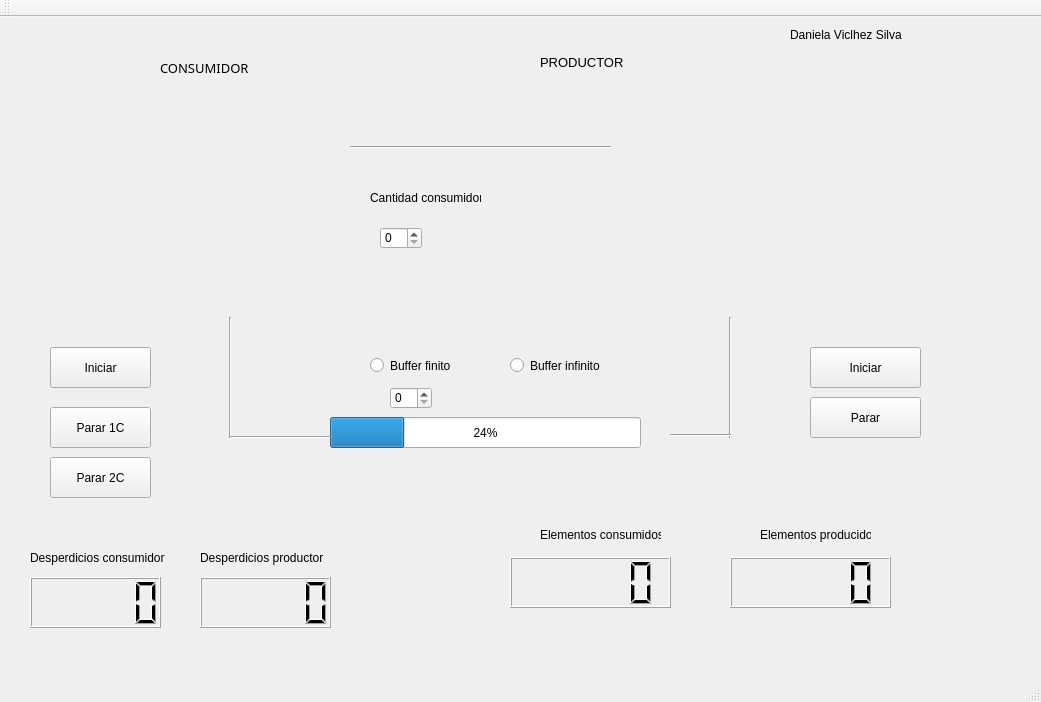
<?xml version="1.0" encoding="UTF-8"?>
<ui version="4.0">
 <class>MainWindow</class>
 <widget class="QMainWindow" name="MainWindow">
  <property name="geometry">
   <rect>
    <x>0</x>
    <y>0</y>
    <width>1041</width>
    <height>702</height>
   </rect>
  </property>
  <property name="windowTitle">
   <string>MainWindow</string>
  </property>
  <widget class="QWidget" name="centralWidget">
   <widget class="QLabel" name="label">
    <property name="geometry">
     <rect>
      <x>120</x>
      <y>80</y>
      <width>231</width>
      <height>221</height>
     </rect>
    </property>
    <property name="text">
     <string/>
    </property>
    <property name="pixmap">
     <pixmap>images_/consumidor.jpg</pixmap>
    </property>
    <property name="scaledContents">
     <bool>true</bool>
    </property>
   </widget>
   <widget class="QLabel" name="label_2">
    <property name="geometry">
     <rect>
      <x>610</x>
      <y>80</y>
      <width>231</width>
      <height>221</height>
     </rect>
    </property>
    <property name="text">
     <string/>
    </property>
    <property name="pixmap">
     <pixmap>images_/productor.jpg</pixmap>
    </property>
    <property name="scaledContents">
     <bool>true</bool>
    </property>
   </widget>
   <widget class="QPushButton" name="inicioButton">
    <property name="geometry">
     <rect>
      <x>50</x>
      <y>330</y>
      <width>101</width>
      <height>41</height>
     </rect>
    </property>
    <property name="text">
     <string>Iniciar</string>
    </property>
   </widget>
   <widget class="QLabel" name="label_3">
    <property name="geometry">
     <rect>
      <x>160</x>
      <y>20</y>
      <width>151</width>
      <height>61</height>
     </rect>
    </property>
    <property name="font">
     <font>
      <family>bizagi-font</family>
      <pointsize>10</pointsize>
     </font>
    </property>
    <property name="text">
     <string>CONSUMIDOR</string>
    </property>
   </widget>
   <widget class="QLabel" name="label_4">
    <property name="geometry">
     <rect>
      <x>540</x>
      <y>30</y>
      <width>91</width>
      <height>31</height>
     </rect>
    </property>
    <property name="font">
     <font>
      <pointsize>10</pointsize>
     </font>
    </property>
    <property name="text">
     <string>PRODUCTOR</string>
    </property>
   </widget>
   <widget class="QLabel" name="label_5">
    <property name="geometry">
     <rect>
      <x>370</x>
      <y>170</y>
      <width>111</width>
      <height>21</height>
     </rect>
    </property>
    <property name="text">
     <string>Cantidad consumidores</string>
    </property>
   </widget>
   <widget class="QPushButton" name="pushButton">
    <property name="geometry">
     <rect>
      <x>50</x>
      <y>390</y>
      <width>101</width>
      <height>41</height>
     </rect>
    </property>
    <property name="text">
     <string>Parar 1C</string>
    </property>
   </widget>
   <widget class="QSpinBox" name="spinBox_2">
    <property name="geometry">
     <rect>
      <x>390</x>
      <y>370</y>
      <width>42</width>
      <height>22</height>
     </rect>
    </property>
   </widget>
   <widget class="QProgressBar" name="progressBar">
    <property name="geometry">
     <rect>
      <x>330</x>
      <y>400</y>
      <width>311</width>
      <height>31</height>
     </rect>
    </property>
    <property name="value">
     <number>24</number>
    </property>
   </widget>
   <widget class="QLCDNumber" name="lcdNumber">
    <property name="geometry">
     <rect>
      <x>730</x>
      <y>540</y>
      <width>161</width>
      <height>51</height>
     </rect>
    </property>
   </widget>
   <widget class="QLCDNumber" name="lcdNumber_2">
    <property name="geometry">
     <rect>
      <x>510</x>
      <y>540</y>
      <width>161</width>
      <height>51</height>
     </rect>
    </property>
   </widget>
   <widget class="QLabel" name="label_6">
    <property name="geometry">
     <rect>
      <x>760</x>
      <y>510</y>
      <width>111</width>
      <height>16</height>
     </rect>
    </property>
    <property name="text">
     <string>Elementos producidos</string>
    </property>
   </widget>
   <widget class="QLabel" name="label_7">
    <property name="geometry">
     <rect>
      <x>540</x>
      <y>510</y>
      <width>121</width>
      <height>16</height>
     </rect>
    </property>
    <property name="text">
     <string>Elementos consumidos</string>
    </property>
   </widget>
   <widget class="Line" name="line">
    <property name="geometry">
     <rect>
      <x>350</x>
      <y>120</y>
      <width>261</width>
      <height>20</height>
     </rect>
    </property>
    <property name="orientation">
     <enum>Qt::Horizontal</enum>
    </property>
   </widget>
   <widget class="Line" name="line_2">
    <property name="geometry">
     <rect>
      <x>220</x>
      <y>300</y>
      <width>20</width>
      <height>121</height>
     </rect>
    </property>
    <property name="orientation">
     <enum>Qt::Vertical</enum>
    </property>
   </widget>
   <widget class="Line" name="line_3">
    <property name="geometry">
     <rect>
      <x>720</x>
      <y>300</y>
      <width>20</width>
      <height>121</height>
     </rect>
    </property>
    <property name="orientation">
     <enum>Qt::Vertical</enum>
    </property>
   </widget>
   <widget class="Line" name="line_4">
    <property name="geometry">
     <rect>
      <x>230</x>
      <y>410</y>
      <width>101</width>
      <height>20</height>
     </rect>
    </property>
    <property name="orientation">
     <enum>Qt::Horizontal</enum>
    </property>
   </widget>
   <widget class="Line" name="line_5">
    <property name="geometry">
     <rect>
      <x>670</x>
      <y>410</y>
      <width>61</width>
      <height>16</height>
     </rect>
    </property>
    <property name="orientation">
     <enum>Qt::Horizontal</enum>
    </property>
   </widget>
   <widget class="QRadioButton" name="radioButton">
    <property name="geometry">
     <rect>
      <x>370</x>
      <y>340</y>
      <width>82</width>
      <height>17</height>
     </rect>
    </property>
    <property name="text">
     <string>Buffer finito</string>
    </property>
   </widget>
   <widget class="QRadioButton" name="radioButton_2">
    <property name="geometry">
     <rect>
      <x>510</x>
      <y>340</y>
      <width>91</width>
      <height>17</height>
     </rect>
    </property>
    <property name="text">
     <string>Buffer infinito</string>
    </property>
   </widget>
   <widget class="QLabel" name="label_9">
    <property name="geometry">
     <rect>
      <x>790</x>
      <y>10</y>
      <width>121</width>
      <height>16</height>
     </rect>
    </property>
    <property name="text">
     <string>Daniela Viclhez Silva</string>
    </property>
   </widget>
   <widget class="QPushButton" name="inicio_productor">
    <property name="geometry">
     <rect>
      <x>810</x>
      <y>330</y>
      <width>111</width>
      <height>41</height>
     </rect>
    </property>
    <property name="text">
     <string>Iniciar</string>
    </property>
   </widget>
   <widget class="QPushButton" name="pushButton_3">
    <property name="geometry">
     <rect>
      <x>810</x>
      <y>380</y>
      <width>111</width>
      <height>41</height>
     </rect>
    </property>
    <property name="text">
     <string>Parar</string>
    </property>
   </widget>
   <widget class="QPushButton" name="pushButton_2">
    <property name="geometry">
     <rect>
      <x>50</x>
      <y>440</y>
      <width>101</width>
      <height>41</height>
     </rect>
    </property>
    <property name="text">
     <string>Parar 2C</string>
    </property>
   </widget>
   <widget class="QSpinBox" name="spinBox">
    <property name="geometry">
     <rect>
      <x>380</x>
      <y>210</y>
      <width>42</width>
      <height>22</height>
     </rect>
    </property>
   </widget>
   <widget class="QLCDNumber" name="lcdNumber_4">
    <property name="geometry">
     <rect>
      <x>30</x>
      <y>560</y>
      <width>131</width>
      <height>51</height>
     </rect>
    </property>
   </widget>
   <widget class="QLabel" name="label_10">
    <property name="geometry">
     <rect>
      <x>30</x>
      <y>530</y>
      <width>141</width>
      <height>21</height>
     </rect>
    </property>
    <property name="text">
     <string>Desperdicios consumidor</string>
    </property>
   </widget>
   <widget class="QLCDNumber" name="lcdNumber_5">
    <property name="geometry">
     <rect>
      <x>200</x>
      <y>560</y>
      <width>131</width>
      <height>51</height>
     </rect>
    </property>
   </widget>
   <widget class="QLabel" name="label_11">
    <property name="geometry">
     <rect>
      <x>200</x>
      <y>530</y>
      <width>131</width>
      <height>21</height>
     </rect>
    </property>
    <property name="text">
     <string>Desperdicios productor </string>
    </property>
   </widget>
   <zorder>inicioButton</zorder>
   <zorder>label_3</zorder>
   <zorder>label_4</zorder>
   <zorder>label</zorder>
   <zorder>label_2</zorder>
   <zorder>label_5</zorder>
   <zorder>pushButton</zorder>
   <zorder>spinBox_2</zorder>
   <zorder>progressBar</zorder>
   <zorder>lcdNumber</zorder>
   <zorder>lcdNumber_2</zorder>
   <zorder>label_6</zorder>
   <zorder>label_7</zorder>
   <zorder>line</zorder>
   <zorder>line_2</zorder>
   <zorder>line_3</zorder>
   <zorder>line_4</zorder>
   <zorder>line_5</zorder>
   <zorder>radioButton</zorder>
   <zorder>radioButton_2</zorder>
   <zorder>label_9</zorder>
   <zorder>inicio_productor</zorder>
   <zorder>pushButton_3</zorder>
   <zorder>pushButton_2</zorder>
   <zorder>spinBox</zorder>
   <zorder>lcdNumber_4</zorder>
   <zorder>label_10</zorder>
   <zorder>lcdNumber_5</zorder>
   <zorder>label_11</zorder>
  </widget>
  <widget class="QMenuBar" name="menuBar">
   <property name="geometry">
    <rect>
     <x>0</x>
     <y>0</y>
     <width>1041</width>
     <height>21</height>
    </rect>
   </property>
  </widget>
  <widget class="QToolBar" name="mainToolBar">
   <attribute name="toolBarArea">
    <enum>TopToolBarArea</enum>
   </attribute>
   <attribute name="toolBarBreak">
    <bool>false</bool>
   </attribute>
  </widget>
  <widget class="QStatusBar" name="statusBar"/>
 </widget>
 <layoutdefault spacing="6" margin="11"/>
 <resources/>
 <connections/>
</ui>
